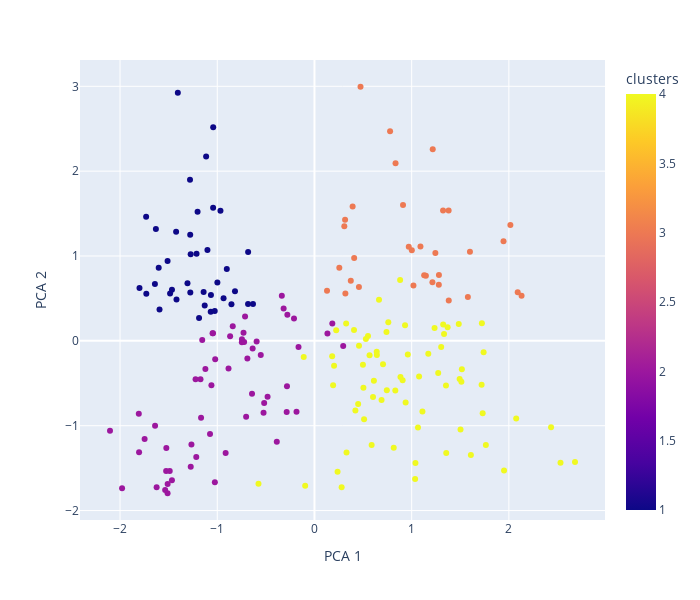

The notebook cell saved with this chart:
### Code cell
fig = px.scatter(
    plot_df,
    x='PCA 1',
    y='PCA 2',
    color='clusters',
    height=600,
    width=700
)
fig.show()

### Figure 1 — Plotly figure (JSON) as saved in the notebook; plotly's stock layout.template omitted (floating-point values rounded to 4 significant figures; data arrays with more than 128 entries replaced by an {"elided": "..."} marker saying what was removed)
{"data": [{"hovertemplate": "PCA 1=%{x}<br>PCA 2=%{y}<br>clusters=%{marker.color}<extra></extra>", "legendgroup": "", "marker": {"color": {"elided": "200 int values"}, "coloraxis": "coloraxis", "symbol": "circle"}, "mode": "markers", "name": "", "orientation": "v", "showlegend": false, "type": "scatter", "x": {"elided": "200 float values"}, "xaxis": "x", "y": {"elided": "200 float values"}, "yaxis": "y"}], "layout": {"coloraxis": {"colorbar": {"title": {"text": "clusters"}}, "colorscale": [[0, "#0d0887"], [0.1111, "#46039f"], [0.2222, "#7201a8"], [0.3333, "#9c179e"], [0.4444, "#bd3786"], [0.5556, "#d8576b"], [0.6667, "#ed7953"], [0.7778, "#fb9f3a"], [0.8889, "#fdca26"], [1, "#f0f921"]]}, "height": 600, "legend": {"tracegroupgap": 0}, "margin": {"t": 60}, "width": 700, "xaxis": {"anchor": "y", "autorange": true, "domain": [0, 1], "range": [-2.412, 2.989], "title": {"text": "PCA 1"}, "type": "linear"}, "yaxis": {"anchor": "x", "autorange": true, "domain": [0, 1], "range": [-2.111, 3.31], "title": {"text": "PCA 2"}, "type": "linear"}}}
